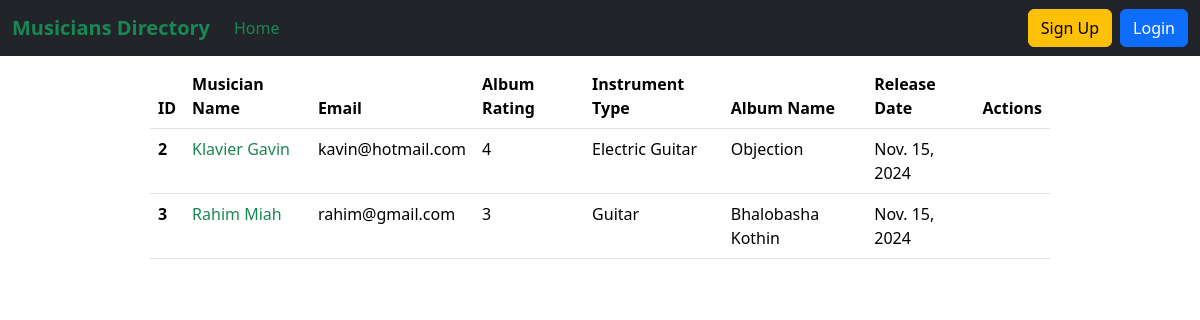
The page / on the database its author committed.
### Album/models.py (models this page shows, shortened)
class Album(models.Model):
    title=models.CharField(max_length=255)
    musician=models.ForeignKey(Musician,on_delete=models.CASCADE,related_name="albums")
    release_date=models.DateField(auto_now_add=True)
    rating=models.PositiveSmallIntegerField(
        choices=Rating.choices,
        validators=[MinValueValidator(1),MaxValueValidator(5)]
    )

### Musician/models.py (models this page shows, shortened)
class Musician(models.Model):
    first_name=models.CharField(max_length=40)
    last_name=models.CharField(max_length=40)
    email=models.EmailField()
    phone_number=models.CharField(max_length=20)
    instrument_type=models.CharField(max_length=50)

### Musicians_Directory/views.py (the view)
# urls.py: 2. Add a URL to urlpatterns:  path('', views.home, name='home')
def home(request):
    albums=Album.objects.all()
    return render(request,"home.html",{'albums':albums})

### templates/home.html (shortened to what this page needs)
{% extends 'base.html' %}
{% block content %}
<table class="table w-75 m-auto mt-2">
    <thead>
        <tr>
            <th scope="col">ID</th>
            <th scope="col">Musician Name</th>
            <th scope="col">Email</th>
            <th scope="col">Album Rating</th>
            <th scope="col">Instrument Type</th>
            <th scope="col">Album Name</th>
            <th scope="col">Release Date</th>
            <th scope="col">Actions</th>
        </tr>
    </thead>
    <tbody>
        {% for album in albums %}
        <tr>
            <th scope="row">{{album.id}}</th>
            <td><a href="{% url 'EditMusician' album.musician.id %}" class="text-decoration-none text-success">{{album.musician.first_name}} {{album.musician.last_name}}</a></td>
            <td>{{album.musician.email}}</td>
            <td>{{album.rating}}</td>
            <td>{{album.musician.instrument_type}}</td>
            <td>{{album.title}}</td>
            <td>{{album.release_date}}</td>
            <td>
            </td>
        </tr>
        {% endfor %}
    </tbody>
</table>
{% endblock content %}

### rows shown on the page
Album: id "2", musician.first_name "Klavier", musician.last_name "Gavin", musician.email "kavin@hotmail.com", rating "4", musician.instrument_type "Electric Guitar", title "Objection", release_date "Nov. 15, 2024"
Album: id "3", musician.first_name "Rahim", musician.last_name "Miah", musician.email "rahim@gmail.com", rating "3", musician.instrument_type "Guitar", title "Bhalobasha Kothin", release_date "Nov. 15, 2024"
